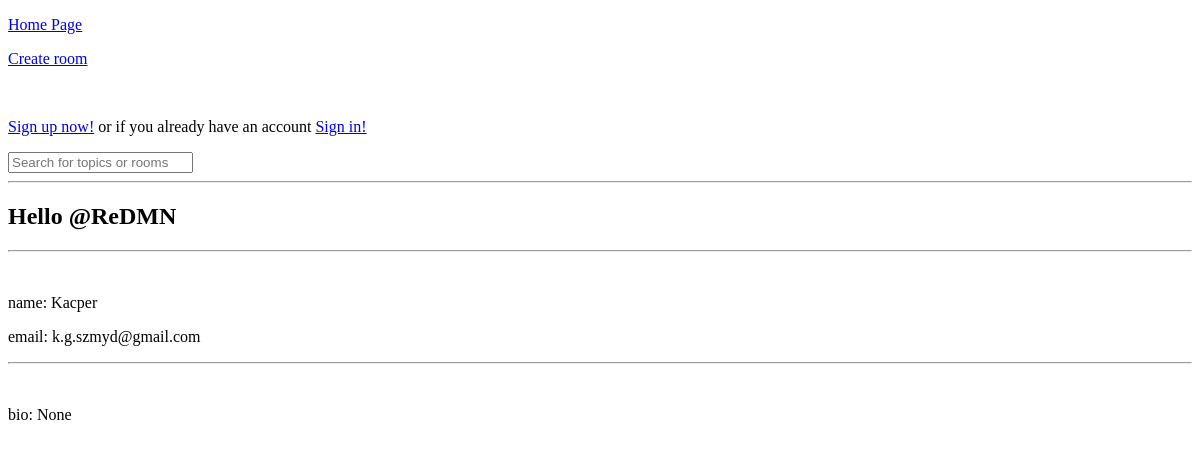
/user-progile/4, run on an earlier commit of the app's database.
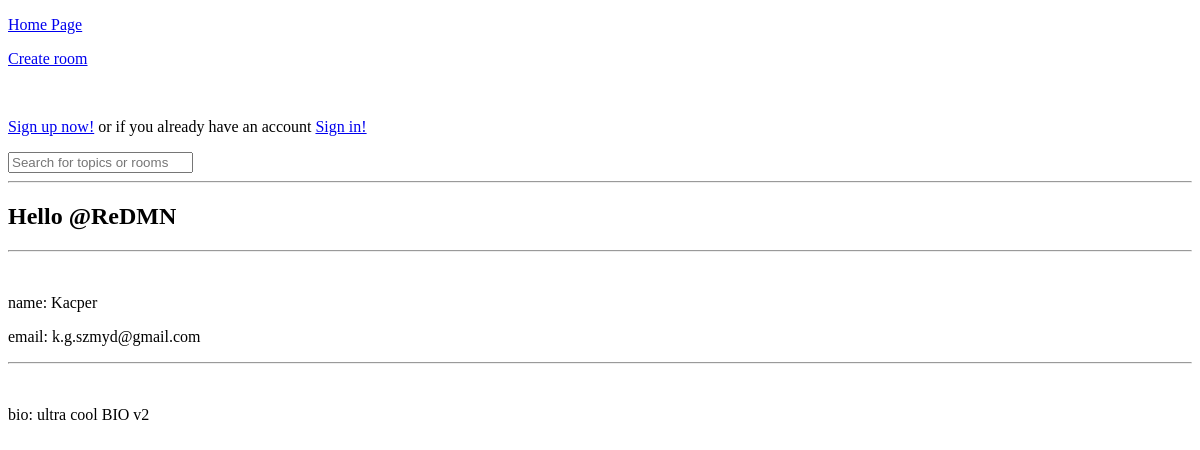
And on a later commit of the database.
### base/models.py (models this page shows, shortened)
class User(AbstractUser):
    name = models.CharField(max_length=200, null=True)
    email = models.EmailField(unique=True, null=True)
    bio = models.TextField(null=True)
    USERNAME_FIELD = 'email'
    REQUIRED_FIELDS = []

### base/views.py (the view)
# urls.py: path('user-progile/<str:pk>', user_profile, name='user-profile'),
def user_profile(request, pk):
    user = User.objects.get(id=pk)
    context = {'user': user}
    return render(request, 'profile.html', context)

### base/templates/profile.html (shortened to what this page needs)
{% extends 'main.html' %}
{% block content %}
    <div>
        <h2>Hello @{{ user.username }}</h2>
        <hr><br>
        <p>name: {{ user.name }}</p>
        <p>email: {{ user.email }}</p>
        <hr><br>
        <p>bio: {{ user.bio }}</p>
    </div>
{% endblock content %}

What changed in the data, as far as the page shows it:
changed User "ReDMN": bio "None" → "ultra cool BIO v2"
